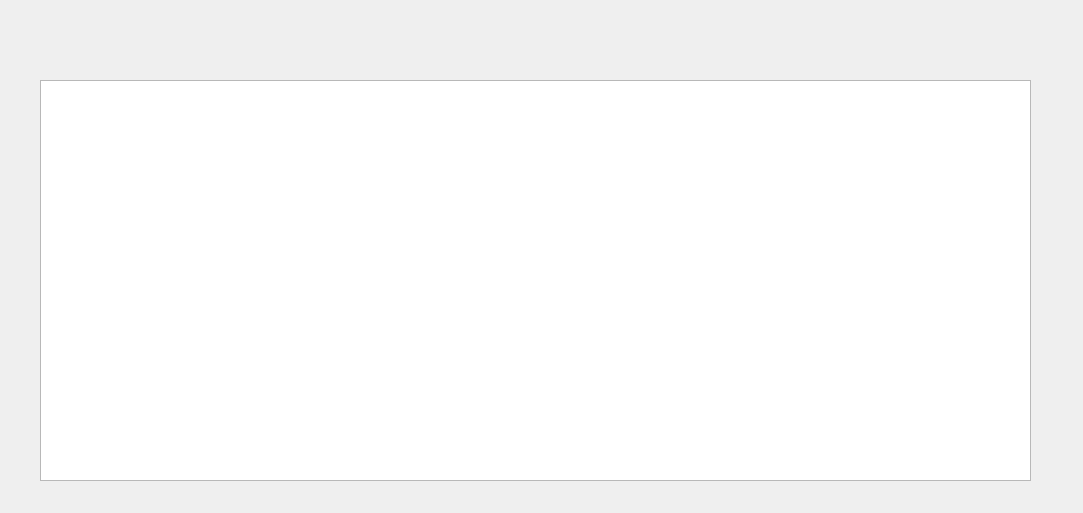
<?xml version="1.0" encoding="UTF-8"?>
<ui version="4.0">
 <class>dialoghis</class>
 <widget class="QDialog" name="dialoghis">
  <property name="geometry">
   <rect>
    <x>0</x>
    <y>0</y>
    <width>1083</width>
    <height>513</height>
   </rect>
  </property>
  <property name="windowTitle">
   <string>Dialog</string>
  </property>
  <widget class="QTableView" name="tableView">
   <property name="geometry">
    <rect>
     <x>40</x>
     <y>80</y>
     <width>991</width>
     <height>401</height>
    </rect>
   </property>
  </widget>
 </widget>
 <resources/>
 <connections/>
</ui>
